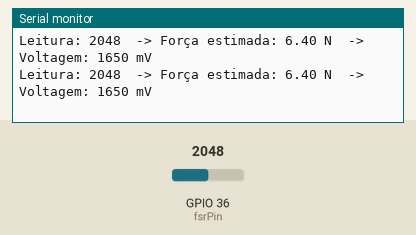
Recording of a sketch running on a simulated ESP32. On the bench: the last lines printed to the serial monitor. The test bench sets the inputs (shaded band); at power-on: GPIO 36 (fsrPin) = 2048 (analog values on the 0–4095 scale).

Above: at 1.2 s.
1.3 s: GPIO 36 (fsrPin) set to 2866
At 1.56 s:
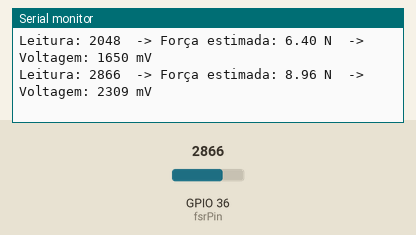
2.8 s: GPIO 36 (fsrPin) set to 3603
At 2.96 s:
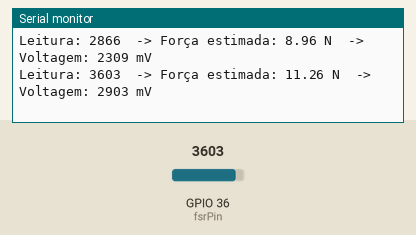
Timing chart, 0 to 5.8 s (numbered marks = the images above; inputs shaded):
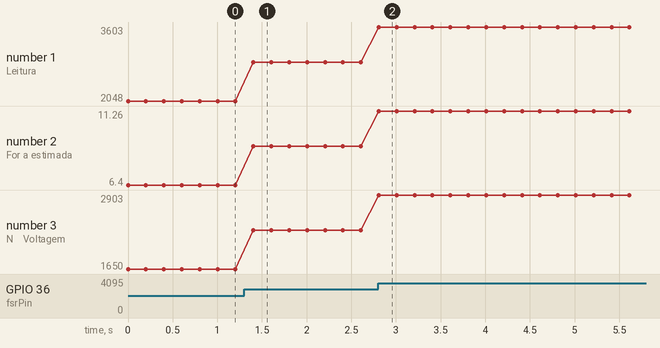

The sketch:

fsrTeste.ino
```cpp
const int fsrPin = 36;  // ADC1_CHANNEL_0 corresponde ao GPIO36 (VP)
int fsrReading;
int fsrVoltage;

void setup() {
  Serial.begin(115200);

  // Define resolução do ADC para 12 bits (padrão no ESP32)
  analogReadResolution(12);  // 0 a 4095

  // Define a atenuação para ler toda a faixa de 0 a 3.3V
  analogSetAttenuation(ADC_11db); // permite leitura até ~3.3V
}

void loop() {
  fsrReading = analogRead(fsrPin);

  // Conversão para estimativa de força (ajuste com base na calibração)
  float forca = fsrReading / 320.0;

  // Conversão para milivolts
  fsrVoltage = map(fsrReading, 0, 4095, 0, 3300);

  Serial.print("Leitura: ");
  Serial.print(fsrReading);
  Serial.print("  -> Força estimada: ");
  Serial.print(forca, 2);
  Serial.print(" N");
  Serial.print("  -> Voltagem: ");
  Serial.print(fsrVoltage);
  Serial.println(" mV");

  delay(200);
}
```

Measured:
- after the input at 1.3 s, the serial monitor: prints a new line after 0.10 s (image 1)
- after the input at 2.8 s, the serial monitor: prints a new line at once (image 2)
- plotted number 1: 2048 → 2866 after the input at 1.3 s, 2866 → 3603 after the input at 2.8 s
- plotted number 2: 6.4 → 8.96 after the input at 1.3 s, 8.96 → 11.26 after the input at 2.8 s
- plotted number 3: 1650 → 2309 after the input at 1.3 s, 2309 → 2903 after the input at 2.8 s
